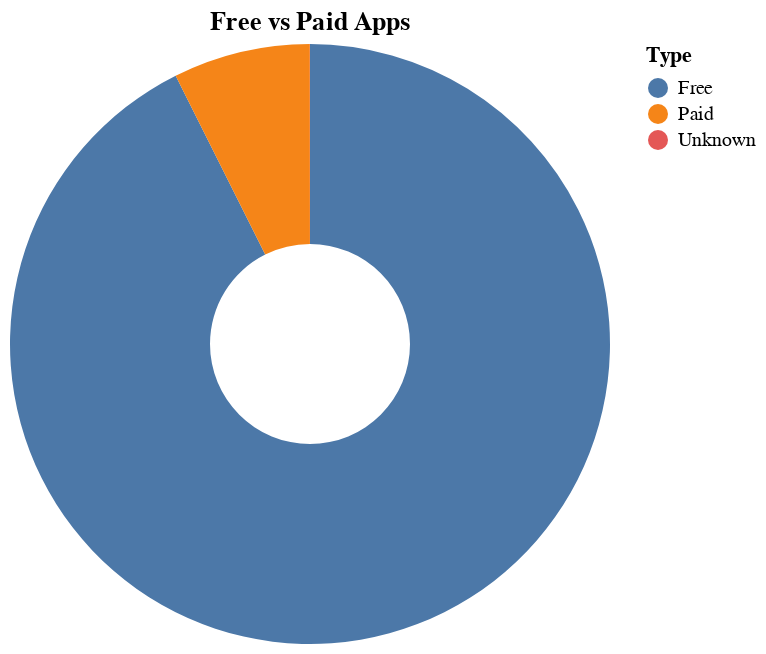

Notebook code cell kept with this figure:
### Code cell
type_counts = df['Type'].value_counts().reset_index()
type_counts.columns = ['Type', 'Count']
# Donut Chart: App Type
alt.Chart(type_counts).mark_arc(innerRadius=50).encode(
    theta='Count:Q',
    color='Type:N',
    tooltip=['Type', 'Count']
).properties(title='Free vs Paid Apps')

### Figure 1 — Vega-Lite specification as saved in the notebook (floating-point values rounded to 4 significant figures)
{"config": {"view": {"continuousWidth": 300, "continuousHeight": 300}}, "data": {"name": "data-52776a9ce69e9961ec818c80a222bcb7"}, "mark": {"type": "arc", "innerRadius": 50}, "encoding": {"color": {"field": "Type", "type": "nominal"}, "theta": {"field": "Count", "type": "quantitative"}, "tooltip": [{"field": "Type", "type": "nominal"}, {"field": "Count", "type": "quantitative"}]}, "title": "Free vs Paid Apps", "$schema": "https://vega.github.io/schema/vega-lite/v5.20.1.json", "datasets": {"data-52776a9ce69e9961ec818c80a222bcb7": [{"Type": "Free", "Count": 10039}, {"Type": "Paid", "Count": 800}, {"Type": "Unknown", "Count": 1}]}}
